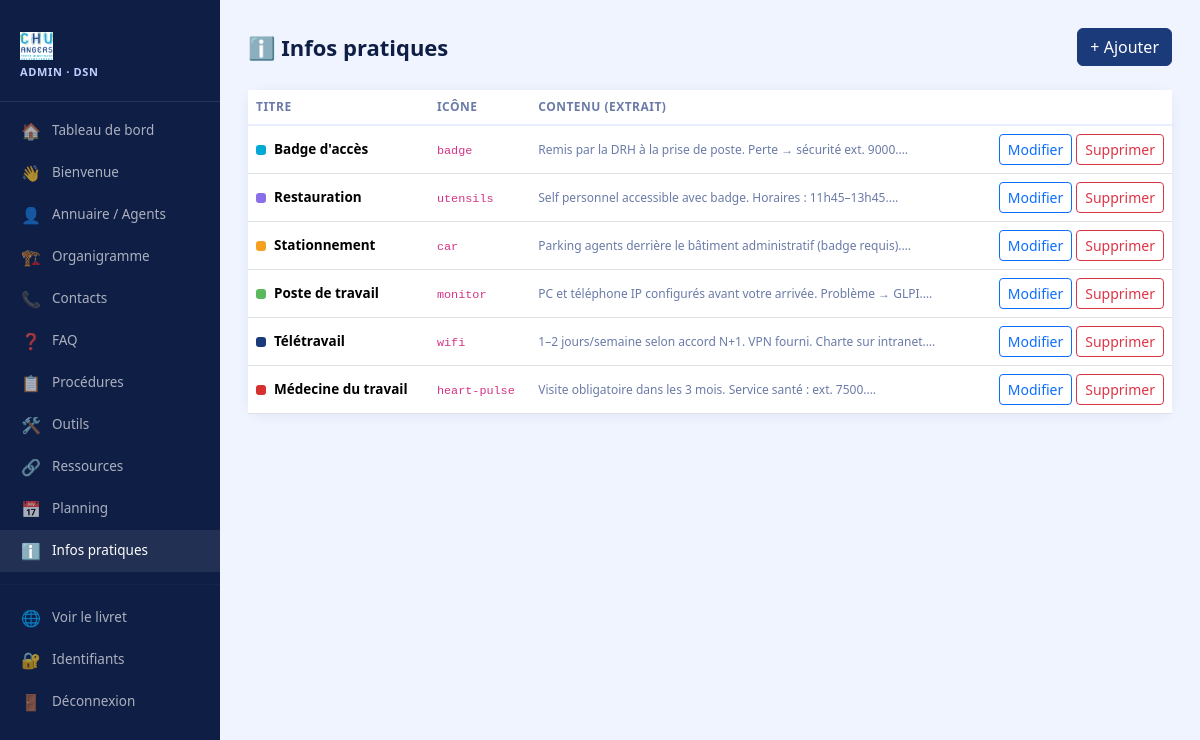
Page /admin/pratique.php (signed in) on the committed database.
### tables this page shows
CREATE TABLE `infos_pratiques` (
  `id` int(11) NOT NULL AUTO_INCREMENT,
  `titre` varchar(200) NOT NULL,
  `contenu` text,
  `icone` varchar(100) DEFAULT 'info',
  `couleur` varchar(20) DEFAULT '#00A8D6',
  `ordre` int(11) DEFAULT '0',
  PRIMARY KEY (`id`)
);

### admin/pratique.php (the view, shortened to what this page needs)
<?php
require_once '_layout.php';
$db  = getDB();
$action = $_GET['action'] ?? 'list';
?>
<div class="page-header"><h1>ℹ️ Infos pratiques</h1><a href="?action=add" class="btn btn-primary">+ Ajouter</a></div>
<?php if ($action==='list'): ?>
<div class="card"><div class="table-responsive"><table class="table mb-0">
<thead><tr><th>Titre</th><th>Icône</th><th>Contenu (extrait)</th><th></th></tr></thead>
<tbody>
<?php foreach($db->query("SELECT * FROM infos_pratiques ORDER BY ordre,id")->fetchAll() as $inf): ?>
<tr>
  <td><div class="d-flex align-items-center gap-2"><div style="width:10px;height:10px;border-radius:3px;background:<?=htmlspecialchars($inf['couleur'])?>"></div><strong><?=htmlspecialchars($inf['titre'])?></strong></div></td>
  <td><code><?=htmlspecialchars($inf['icone'])?></code></td>
  <td style="font-size:12px;color:#6B7BA8"><?=htmlspecialchars(mb_substr($inf['contenu']??'',0,70))?>…</td>
  <td class="text-end"><a href="?action=edit&id=<?=$inf['id']?>" class="btn btn-sm btn-outline-primary me-1">Modifier</a><a href="?action=delete&id=<?=$inf['id']?>" class="btn btn-sm btn-outline-danger" onclick="return confirm('Supprimer ?')">Supprimer</a></td>
</tr>
<?php endforeach; ?>
</tbody></table></div></div>
<?php endif; ?>
<?php require_once '_footer.php'; ?>

### admin/_layout.php (style rules this page uses)
body { background: #F0F4FF; font-family: 'Segoe UI', system-ui, sans-serif; }
.page-header { display:flex; align-items:center; justify-content:space-between; margin-bottom:24px; }
.page-header h1 { font-size:22px; font-weight:800; color:#0F1E45; margin:0; }
.card { border:none; border-radius:16px; box-shadow:0 2px 12px rgba(27,58,122,.08); }
.btn-primary { background:#1B3A7A; border-color:#1B3A7A; }
.table th { font-size:12px; text-transform:uppercase; letter-spacing:.04em; color:#6B7BA8; border-bottom:2px solid #E8EDFF; }
.table td { vertical-align:middle; font-size:13.5px; }

### rows in the picture
infos_pratiques: titre "Badge d'accès", icone "badge", contenu "Remis par la DRH à la prise de poste. Perte → sécurité ext. 9000."
infos_pratiques: titre "Restauration", icone "utensils", contenu "Self personnel accessible avec badge. Horaires : 11h45–13h45."
infos_pratiques: titre "Stationnement", icone "car", contenu "Parking agents derrière le bâtiment administratif (badge requis)."
infos_pratiques: titre "Poste de travail", icone "monitor", contenu "PC et téléphone IP configurés avant votre arrivée. Problème → GLPI."
infos_pratiques: titre "Télétravail", icone "wifi", contenu "1–2 jours/semaine selon accord N+1. VPN fourni. Charte sur intranet."
infos_pratiques: titre "Médecine du travail", icone "heart-pulse", contenu "Visite obligatoire dans les 3 mois. Service santé : ext. 7500."

### other values in the picture
$ico "🏠"
$lbl "Tableau de bord"
$ico "👋"
$lbl "Bienvenue"
$ico "👤"
$lbl "Annuaire / Agents"
$ico "🏗️"
$lbl "Organigramme"
$ico "📞"
$lbl "Contacts"
$ico "❓"
$lbl "FAQ"
$ico "📋"
$lbl "Procédures"
$ico "🛠️"
